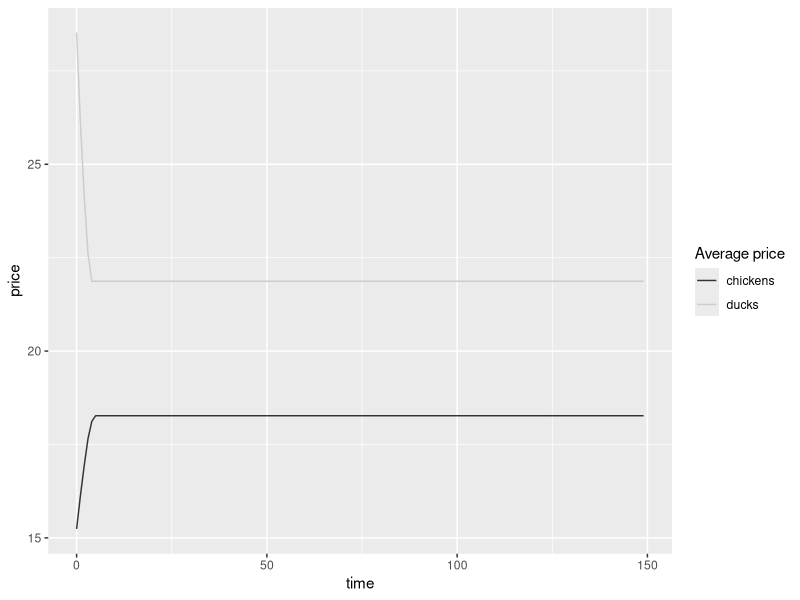

Write R code to recreate this figure.
library(ggplot2)

data <- read.table("price_data_control.csv", header=F, sep=",")

ggplot(data=data) + scale_color_grey(name="Average price") +
  geom_line(aes(x=V1,y=V2,color="chickens")) +
  geom_line(aes(x=V1,y=V3,color="ducks")) +
  scale_y_continuous("price") +
  scale_x_continuous("time")

# dev.off()